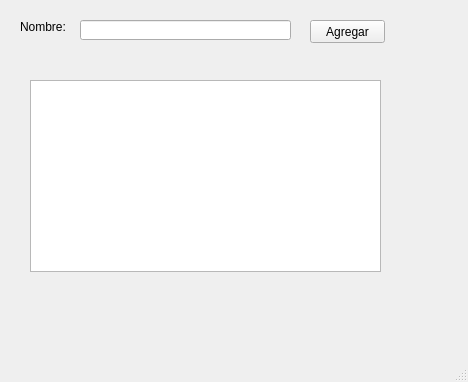
<?xml version="1.0" encoding="UTF-8"?>
<ui version="4.0">
 <class>MainWindow</class>
 <widget class="QMainWindow" name="MainWindow">
  <property name="geometry">
   <rect>
    <x>0</x>
    <y>0</y>
    <width>468</width>
    <height>382</height>
   </rect>
  </property>
  <property name="windowTitle">
   <string>MainWindow</string>
  </property>
  <widget class="QWidget" name="centralwidget">
   <widget class="QLabel" name="label">
    <property name="geometry">
     <rect>
      <x>20</x>
      <y>20</y>
      <width>47</width>
      <height>13</height>
     </rect>
    </property>
    <property name="text">
     <string>Nombre:</string>
    </property>
   </widget>
   <widget class="QLineEdit" name="txt_nombre">
    <property name="geometry">
     <rect>
      <x>80</x>
      <y>20</y>
      <width>211</width>
      <height>20</height>
     </rect>
    </property>
   </widget>
   <widget class="QPushButton" name="btn_agregar">
    <property name="geometry">
     <rect>
      <x>310</x>
      <y>20</y>
      <width>75</width>
      <height>23</height>
     </rect>
    </property>
    <property name="text">
     <string>Agregar</string>
    </property>
   </widget>
   <widget class="QListWidget" name="lw_alumnos">
    <property name="geometry">
     <rect>
      <x>30</x>
      <y>80</y>
      <width>351</width>
      <height>192</height>
     </rect>
    </property>
   </widget>
  </widget>
  <widget class="QMenuBar" name="menubar">
   <property name="geometry">
    <rect>
     <x>0</x>
     <y>0</y>
     <width>468</width>
     <height>21</height>
    </rect>
   </property>
  </widget>
  <widget class="QStatusBar" name="statusbar"/>
 </widget>
 <resources/>
 <connections/>
</ui>
